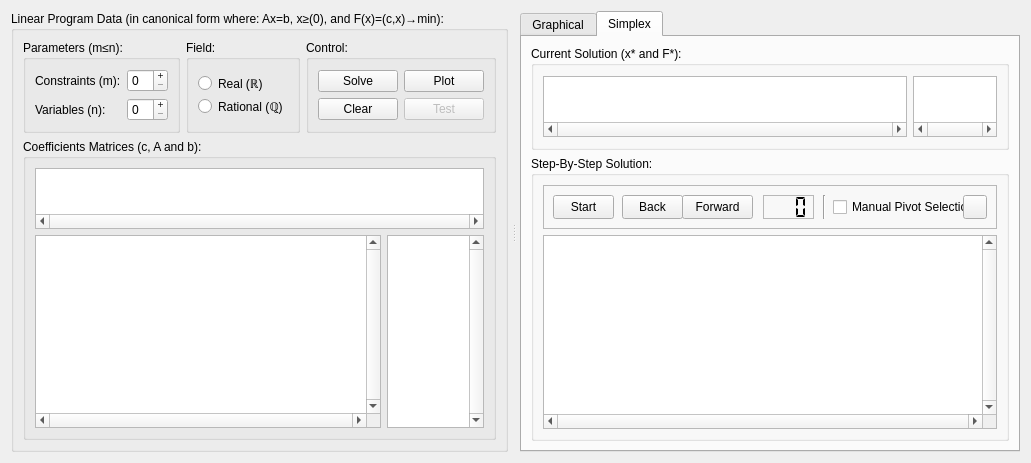
  <widget class="QWidget" name="centralWidget">
   <layout class="QGridLayout" name="gridLayout_15">
    <item row="0" column="0">
     <widget class="QSplitter" name="splitter">
      <property name="orientation">
       <enum>Qt::Horizontal</enum>
      </property>
      <property name="handleWidth">
       <number>12</number>
      </property>
      <widget class="QGroupBox" name="groupBox">
       <property name="sizePolicy">
        <sizepolicy hsizetype="Fixed" vsizetype="Expanding">
         <horstretch>0</horstretch>
         <verstretch>0</verstretch>
        </sizepolicy>
       </property>
       <property name="title">
        <string>Linear Program Data (in canonical form where: Ax=b, x≥(0), and F(x)=(c,x)→min):</string>
       </property>
       <layout class="QGridLayout" name="gridLayout_11">
        <item row="0" column="0">
         <layout class="QGridLayout" name="gridLayout_10">
          <item row="1" column="0">
           <widget class="QGroupBox" name="groupBox_4">
            <property name="sizePolicy">
             <sizepolicy hsizetype="Expanding" vsizetype="Expanding">
              <horstretch>0</horstretch>
              <verstretch>0</verstretch>
             </sizepolicy>
            </property>
            <property name="title">
             <string>Coefficients Matrices (c, A and b):</string>
            </property>
            <layout class="QGridLayout" name="gridLayout_7">
             <item row="1" column="0">
              <layout class="QGridLayout" name="gridLayout_5">
               <item row="1" column="0">
                <layout class="QGridLayout" name="gridLayout_6">
                 <item row="0" column="0">
                  <widget class="QTableView" name="program_constrsCoeffsTableView">
                   <property name="sizePolicy">
                    <sizepolicy hsizetype="Expanding" vsizetype="Expanding">
                     <horstretch>1</horstretch>
                     <verstretch>1</verstretch>
                    </sizepolicy>
                   </property>
                   <property name="minimumSize">
                    <size>
                     <width>0</width>
                     <height>88</height>
                    </size>
                   </property>
                   <property name="verticalScrollBarPolicy">
                    <enum>Qt::ScrollBarAlwaysOn</enum>
                   </property>
                   <property name="horizontalScrollBarPolicy">
                    <enum>Qt::ScrollBarAlwaysOn</enum>
                   </property>
                   <property name="alternatingRowColors">
                    <bool>true</bool>
                   </property>
                   <property name="selectionMode">
                    <enum>QAbstractItemView::NoSelection</enum>
                   </property>
                   <property name="verticalScrollMode">
                    <enum>QAbstractItemView::ScrollPerPixel</enum>
                   </property>
                   <property name="horizontalScrollMode">
                    <enum>QAbstractItemView::ScrollPerPixel</enum>
                   </property>
                   <property name="cornerButtonEnabled">
                    <bool>true</bool>
                   </property>
                   <attribute name="horizontalHeaderDefaultSectionSize">
                    <number>40</number>
                   </attribute>
                   <attribute name="horizontalHeaderMinimumSectionSize">
                    <number>34</number>
                   </attribute>
                   <attribute name="verticalHeaderDefaultSectionSize">
                    <number>28</number>
                   </attribute>
                  </widget>
                 </item>
                 <item row="0" column="1">
                  <widget class="QTableView" name="program_constrsRHSTableView">
                   <property name="sizePolicy">
                    <sizepolicy hsizetype="Maximum" vsizetype="Expanding">
                     <horstretch>0</horstretch>
                     <verstretch>1</verstretch>
                    </sizepolicy>
                   </property>
                   <property name="minimumSize">
                    <size>
                     <width>0</width>
                     <height>88</height>
                    </size>
                   </property>
                   <property name="maximumSize">
                    <size>
                     <width>97</width>
                     <height>16777215</height>
                    </size>
                   </property>
                   <property name="verticalScrollBarPolicy">
                    <enum>Qt::ScrollBarAlwaysOn</enum>
                   </property>
                   <property name="alternatingRowColors">
                    <bool>true</bool>
                   </property>
                   <property name="selectionMode">
                    <enum>QAbstractItemView::NoSelection</enum>
                   </property>
                   <property name="verticalScrollMode">
                    <enum>QAbstractItemView::ScrollPerPixel</enum>
                   </property>
                   <property name="horizontalScrollMode">
                    <enum>QAbstractItemView::ScrollPerPixel</enum>
                   </property>
                   <property name="cornerButtonEnabled">
                    <bool>true</bool>
                   </property>
                   <attribute name="horizontalHeaderDefaultSectionSize">
                    <number>70</number>
                   </attribute>
                   <attribute name="horizontalHeaderMinimumSectionSize">
                    <number>70</number>
                   </attribute>
                   <attribute name="verticalHeaderDefaultSectionSize">
                    <number>28</number>
                   </attribute>
                  </widget>
                 </item>
                </layout>
               </item>
               <item row="0" column="0">
                <widget class="QTableView" name="program_objFuncCoeffsTableView">
                 <property name="sizePolicy">
                  <sizepolicy hsizetype="Expanding" vsizetype="Maximum">
                   <horstretch>1</horstretch>
                   <verstretch>0</verstretch>
                  </sizepolicy>
                 </property>
                 <property name="minimumSize">
                  <size>
                   <width>0</width>
                   <height>0</height>
                  </size>
                 </property>
                 <property name="maximumSize">
                  <size>
                   <width>16777215</width>
                   <height>61</height>
                  </size>
                 </property>
                 <property name="baseSize">
                  <size>
                   <width>0</width>
                   <height>0</height>
                  </size>
                 </property>
                 <property name="horizontalScrollBarPolicy">
                  <enum>Qt::ScrollBarAlwaysOn</enum>
                 </property>
                 <property name="selectionMode">
                  <enum>QAbstractItemView::NoSelection</enum>
                 </property>
                 <property name="verticalScrollMode">
                  <enum>QAbstractItemView::ScrollPerPixel</enum>
                 </property>
                 <property name="horizontalScrollMode">
                  <enum>QAbstractItemView::ScrollPerPixel</enum>
                 </property>
                 <attribute name="horizontalHeaderDefaultSectionSize">
                  <number>40</number>
                 </attribute>
                 <attribute name="horizontalHeaderMinimumSectionSize">
                  <number>34</number>
                 </attribute>
                 <attribute name="verticalHeaderDefaultSectionSize">
                  <number>28</number>
                 </attribute>
                 <attribute name="verticalHeaderMinimumSectionSize">
                  <number>28</number>
                 </attribute>
                </widget>
               </item>
              </layout>
             </item>
            </layout>
           </widget>
          </item>
          <item row="0" column="0">
           <layout class="QGridLayout" name="gridLayout">
            <item row="0" column="0">
             <widget class="QGroupBox" name="groupBox_1">
              <property name="sizePolicy">
               <sizepolicy hsizetype="Fixed" vsizetype="Minimum">
                <horstretch>0</horstretch>
                <verstretch>0</verstretch>
               </sizepolicy>
              </property>
              <property name="title">
               <string>Parameters (m≤n):</string>
              </property>
              <layout class="QGridLayout" name="gridLayout_2">
               <item row="0" column="1">
                <layout class="QFormLayout" name="formLayout">
                 <item row="0" column="0">
                  <widget class="QLabel" name="label">
                   <property name="sizePolicy">
                    <sizepolicy hsizetype="Fixed" vsizetype="Minimum">
                     <horstretch>0</horstretch>
                     <verstretch>0</verstretch>
                    </sizepolicy>
                   </property>
                   <property name="text">
                    <string>Constraints (m):</string>
                   </property>
                  </widget>
                 </item>
                 <item row="0" column="1">
                  <widget class="QSpinBox" name="program_constrsSpinBox">
                   <property name="sizePolicy">
                    <sizepolicy hsizetype="Fixed" vsizetype="Fixed">
                     <horstretch>0</horstretch>
                     <verstretch>0</verstretch>
                    </sizepolicy>
                   </property>
                   <property name="buttonSymbols">
                    <enum>QAbstractSpinBox::PlusMinus</enum>
                   </property>
                  </widget>
                 </item>
                 <item row="1" column="0">
                  <widget class="QLabel" name="label_2">
                   <property name="sizePolicy">
                    <sizepolicy hsizetype="Fixed" vsizetype="Minimum">
                     <horstretch>0</horstretch>
                     <verstretch>0</verstretch>
                    </sizepolicy>
                   </property>
                   <property name="text">
                    <string>Variables (n):</string>
                   </property>
                  </widget>
                 </item>
                 <item row="1" column="1">
                  <widget class="QSpinBox" name="program_varsSpinBox">
                   <property name="sizePolicy">
                    <sizepolicy hsizetype="Fixed" vsizetype="Fixed">
                     <horstretch>0</horstretch>
                     <verstretch>0</verstretch>
                    </sizepolicy>
                   </property>
                   <property name="buttonSymbols">
                    <enum>QAbstractSpinBox::PlusMinus</enum>
                   </property>
                  </widget>
                 </item>
                </layout>
               </item>
              </layout>
             </widget>
            </item>
            <item row="0" column="1">
             <widget class="QGroupBox" name="groupBox_2">
              <property name="sizePolicy">
               <sizepolicy hsizetype="Fixed" vsizetype="Minimum">
                <horstretch>0</horstretch>
                <verstretch>0</verstretch>
               </sizepolicy>
              </property>
              <property name="title">
               <string>Field:</string>
              </property>
              <layout class="QGridLayout" name="gridLayout_14">
               <item row="0" column="0">
                <layout class="QGridLayout" name="gridLayout_13">
                 <property name="spacing">
                  <number>0</number>
                 </property>
                 <item row="1" column="0">
                  <widget class="QRadioButton" name="program_rationalRadioButton">
                   <property name="sizePolicy">
                    <sizepolicy hsizetype="Fixed" vsizetype="Fixed">
                     <horstretch>0</horstretch>
                     <verstretch>0</verstretch>
                    </sizepolicy>
                   </property>
                   <property name="text">
                    <string>Rational (ℚ)</string>
                   </property>
                  </widget>
                 </item>
                 <item row="0" column="0">
                  <widget class="QRadioButton" name="program_realRadioButton">
                   <property name="sizePolicy">
                    <sizepolicy hsizetype="Fixed" vsizetype="Fixed">
                     <horstretch>0</horstretch>
                     <verstretch>0</verstretch>
                    </sizepolicy>
                   </property>
                   <property name="text">
                    <string>Real (ℝ)</string>
                   </property>
                  </widget>
                 </item>
                </layout>
               </item>
              </layout>
             </widget>
            </item>
            <item row="0" column="2">
             <widget class="QGroupBox" name="groupBox_3">
              <property name="sizePolicy">
               <sizepolicy hsizetype="Fixed" vsizetype="Minimum">
                <horstretch>0</horstretch>
                <verstretch>0</verstretch>
               </sizepolicy>
              </property>
              <property name="title">
               <string>Control:</string>
              </property>
              <layout class="QGridLayout" name="gridLayout_4">
               <item row="0" column="0">
                <layout class="QGridLayout" name="gridLayout_3">
                 <item row="0" column="1">
                  <widget class="QPushButton" name="control_solveGraphicalPushButton">
                   <property name="sizePolicy">
                    <sizepolicy hsizetype="Fixed" vsizetype="Fixed">
                     <horstretch>0</horstretch>
                     <verstretch>0</verstretch>
                    </sizepolicy>
                   </property>
                   <property name="text">
                    <string>Plot</string>
                   </property>
                   <property name="icon">
                    <iconset>
                     <normalon>:/icons/@16/document-page-setup.png</normalon>
                    </iconset>
                   </property>
                  </widget>
                 </item>
                 <item row="0" column="0">
                  <widget class="QPushButton" name="control_solveSimplexPushButton">
                   <property name="sizePolicy">
                    <sizepolicy hsizetype="Fixed" vsizetype="Fixed">
                     <horstretch>0</horstretch>
                     <verstretch>0</verstretch>
                    </sizepolicy>
                   </property>
                   <property name="text">
                    <string>Solve</string>
                   </property>
                   <property name="icon">
                    <iconset>
                     <normalon>:/icons/@16/view-sort-ascending(2).png</normalon>
                    </iconset>
                   </property>
                  </widget>
                 </item>
                 <item row="1" column="0">
                  <widget class="QPushButton" name="control_clearPushButton">
                   <property name="sizePolicy">
                    <sizepolicy hsizetype="Fixed" vsizetype="Fixed">
                     <horstretch>0</horstretch>
                     <verstretch>0</verstretch>
                    </sizepolicy>
                   </property>
                   <property name="text">
                    <string>Clear</string>
                   </property>
                   <property name="icon">
                    <iconset>
                     <normalon>:/icons/@16/edit-clear-all.png</normalon>
                    </iconset>
                   </property>
                  </widget>
                 </item>
                 <item row="1" column="1">
                  <widget class="QPushButton" name="control_testPushButton">
                   <property name="enabled">
                    <bool>false</bool>
                   </property>
                   <property name="sizePolicy">
                    <sizepolicy hsizetype="Fixed" vsizetype="Fixed">
                     <horstretch>0</horstretch>
                     <verstretch>0</verstretch>
                    </sizepolicy>
                   </property>
                   <property name="text">
                    <string>Test</string>
                   </property>
                   <property name="icon">
                    <iconset>
                     <normalon>:/icons/@16/mail-mark-junk.png</normalon>
                    </iconset>
                   </property>
                  </widget>
                 </item>
                </layout>
               </item>
              </layout>
             </widget>
            </item>
           </layout>
          </item>
         </layout>
        </item>
       </layout>
      </widget>
      <widget class="QTabWidget" name="detailsTabWidget">
       <property name="currentIndex">
        <number>1</number>
       </property>
       <widget class="QWidget" name="graphicalMethodTab">
        <attribute name="icon">
         <iconset>
          <normalon>:/icons/@16/document-page-setup.png</normalon>
         </iconset>
        </attribute>
        <attribute name="title">
         <string>Graphical</string>
        </attribute>
        <layout class="QGridLayout" name="gridLayout_12">
         <item row="0" column="0">
          <widget class="QGroupBox" name="groupBox_5">
           <property name="sizePolicy">
            <sizepolicy hsizetype="Expanding" vsizetype="Expanding">
             <horstretch>1</horstretch>
             <verstretch>0</verstretch>
            </sizepolicy>
           </property>
           <property name="title">
            <string>Solution Plot:</string>
           </property>
           <layout class="QGridLayout" name="gridLayout_9">
            <property name="leftMargin">
             <number>0</number>
            </property>
            <property name="topMargin">
             <number>0</number>
            </property>
            <property name="rightMargin">
             <number>0</number>
            </property>
            <property name="bottomMargin">
             <number>0</number>
            </property>
            <item row="0" column="0">
             <layout class="QGridLayout" name="gridLayout_8" rowstretch="0" columnstretch="0">
              <item row="0" column="0">
               <widget class="QCustomPlot" name="graphical_solutionPlotQCustomPlot" native="true">
                <property name="sizePolicy">
                 <sizepolicy hsizetype="Expanding" vsizetype="Expanding">
                  <horstretch>0</horstretch>
                  <verstretch>0</verstretch>
                 </sizepolicy>
                </property>
                <property name="minimumSize">
                 <size>
                  <width>350</width>
                  <height>250</height>
                 </size>
                </property>
               </widget>
              </item>
             </layout>
            </item>
           </layout>
          </widget>
         </item>
        </layout>
       </widget>
       <widget class="QWidget" name="simplexMethodTab">
        <attribute name="title">
         <string>Simplex</string>
        </attribute>
        <layout class="QGridLayout" name="gridLayout_17">
         <item row="0" column="0">
          <layout class="QGridLayout" name="gridLayout_16">
           <item row="0" column="0">
            <widget class="QGroupBox" name="groupBox_6">
             <property name="sizePolicy">
              <sizepolicy hsizetype="Expanding" vsizetype="Fixed">
               <horstretch>0</horstretch>
               <verstretch>0</verstretch>
              </sizepolicy>
             </property>
             <property name="minimumSize">
              <size>
               <width>0</width>
               <height>104</height>
              </size>
             </property>
             <property name="title">
              <string>Current Solution (x* and F*):</string>
             </property>
             <layout class="QGridLayout" name="gridLayout_19">
              <item row="0" column="0">
               <layout class="QGridLayout" name="gridLayout_18">
                <item row="0" column="0">
                 <widget class="QTableView" name="simplex_solutionVectorTableView">
                  <property name="sizePolicy">
                   <sizepolicy hsizetype="Expanding" vsizetype="Fixed">
                    <horstretch>0</horstretch>
                    <verstretch>0</verstretch>
                   </sizepolicy>
                  </property>
                  <property name="minimumSize">
                   <size>
                    <width>0</width>
                    <height>61</height>
                   </size>
                  </property>
                  <property name="maximumSize">
                   <size>
                    <width>16777215</width>
                    <height>61</height>
                   </size>
                  </property>
                  <property name="horizontalScrollBarPolicy">
                   <enum>Qt::ScrollBarAlwaysOn</enum>
                  </property>
                  <property name="selectionMode">
                   <enum>QAbstractItemView::NoSelection</enum>
                  </property>
                  <property name="verticalScrollMode">
                   <enum>QAbstractItemView::ScrollPerPixel</enum>
                  </property>
                  <property name="horizontalScrollMode">
                   <enum>QAbstractItemView::ScrollPerPixel</enum>
                  </property>
                  <attribute name="horizontalHeaderDefaultSectionSize">
                   <number>40</number>
                  </attribute>
                  <attribute name="horizontalHeaderMinimumSectionSize">
                   <number>34</number>
                  </attribute>
                  <attribute name="verticalHeaderDefaultSectionSize">
                   <number>28</number>
                  </attribute>
                  <attribute name="verticalHeaderMinimumSectionSize">
                   <number>28</number>
                  </attribute>
                 </widget>
                </item>
                <item row="0" column="1">
                 <widget class="QTableView" name="simplex_objectiveValueTableView">
                  <property name="sizePolicy">
                   <sizepolicy hsizetype="Fixed" vsizetype="Fixed">
                    <horstretch>0</horstretch>
                    <verstretch>0</verstretch>
                   </sizepolicy>
                  </property>
                  <property name="minimumSize">
                   <size>
                    <width>0</width>
                    <height>61</height>
                   </size>
                  </property>
                  <property name="maximumSize">
                   <size>
                    <width>84</width>
                    <height>61</height>
                   </size>
                  </property>
                  <property name="horizontalScrollBarPolicy">
                   <enum>Qt::ScrollBarAlwaysOn</enum>
                  </property>
                  <property name="selectionMode">
                   <enum>QAbstractItemView::NoSelection</enum>
                  </property>
                  <property name="verticalScrollMode">
                   <enum>QAbstractItemView::ScrollPerPixel</enum>
                  </property>
                  <property name="horizontalScrollMode">
                   <enum>QAbstractItemView::ScrollPerPixel</enum>
                  </property>
                  <attribute name="horizontalHeaderDefaultSectionSize">
                   <number>65</number>
                  </attribute>
                  <attribute name="horizontalHeaderMinimumSectionSize">
                   <number>65</number>
                  </attribute>
                  <attribute name="verticalHeaderDefaultSectionSize">
                   <number>28</number>
                  </attribute>
                  <attribute name="verticalHeaderMinimumSectionSize">
                   <number>28</number>
                  </attribute>
                 </widget>
                </item>
               </layout>
              </item>
             </layout>
            </widget>
           </item>
           <item row="1" column="0">
            <widget class="QGroupBox" name="groupBox_7">
             <property name="sizePolicy">
              <sizepolicy hsizetype="Expanding" vsizetype="Expanding">
               <horstretch>0</horstretch>
               <verstretch>0</verstretch>
              </sizepolicy>
             </property>
             <property name="title">
              <string>Step-By-Step Solution:</string>
             </property>
             <layout class="QGridLayout" name="gridLayout_21">
              <item row="0" column="0">
               <layout class="QGridLayout" name="gridLayout_20">
                <item row="0" column="0">
                 <widget class="QFrame" name="frame">
                  <property name="sizePolicy">
                   <sizepolicy hsizetype="Preferred" vsizetype="Fixed">
                    <horstretch>0</horstretch>
                    <verstretch>0</verstretch>
                   </sizepolicy>
                  </property>
                  <property name="minimumSize">
                   <size>
                    <width>454</width>
                    <height>44</height>
                   </size>
                  </property>
                  <property name="frameShape">
                   <enum>QFrame::StyledPanel</enum>
                  </property>
                  <widget class="QPushButton" name="simplex_startPushButton">
                   <property name="geometry">
                    <rect>
                     <x>10</x>
                     <y>10</y>
                     <width>61</width>
                     <height>24</height>
                    </rect>
                   </property>
                   <property name="sizePolicy">
                    <sizepolicy hsizetype="Fixed" vsizetype="Fixed">
                     <horstretch>0</horstretch>
                     <verstretch>0</verstretch>
                    </sizepolicy>
                   </property>
                   <property name="minimumSize">
                    <size>
                     <width>0</width>
                     <height>0</height>
                    </size>
                   </property>
                   <property name="text">
                    <string>Start</string>
                   </property>
                   <property name="icon">
                    <iconset>
                     <normalon>:/icons/@16/go-up.png</normalon>
                    </iconset>
                   </property>
                  </widget>
                  <widget class="QPushButton" name="simplex_stepBackPushButton">
                   <property name="geometry">
                    <rect>
                     <x>79</x>
                     <y>10</y>
                     <width>61</width>
                     <height>24</height>
                    </rect>
                   </property>
                   <property name="sizePolicy">
                    <sizepolicy hsizetype="Fixed" vsizetype="Fixed">
                     <horstretch>0</horstretch>
                     <verstretch>0</verstretch>
                    </sizepolicy>
                   </property>
                   <property name="minimumSize">
                    <size>
                     <width>0</width>
                     <height>0</height>
                    </size>
                   </property>
                   <property name="text">
                    <string>Back</string>
                   </property>
                   <property name="icon">
                    <iconset>
                     <normalon>:/icons/@16/go-previous.png</normalon>
                    </iconset>
                   </property>
                  </widget>
                  <widget class="QPushButton" name="simplex_stepForwardPushButton">
                   <property name="geometry">
                    <rect>
                     <x>139</x>
                     <y>10</y>
                     <width>71</width>
                     <height>24</height>
                    </rect>
                   </property>
                   <property name="sizePolicy">
                    <sizepolicy hsizetype="Fixed" vsizetype="Fixed">
                     <horstretch>0</horstretch>
                     <verstretch>0</verstretch>
                    </sizepolicy>
                   </property>
                   <property name="minimumSize">
                    <size>
                     <width>0</width>
                     <height>0</height>
                    </size>
                   </property>
                   <property name="text">
                    <string>Forward</string>
                   </property>
                   <property name="icon">
                    <iconset>
                     <normalon>:/icons/@16/go-next.png</normalon>
                    </iconset>
                   </property>
                  </widget>
                  <widget class="QLCDNumber" name="simplex_iterCountLcdNumber">
                   <property name="geometry">
                    <rect>
                     <x>220</x>
                     <y>10</y>
                     <width>51</width>
                     <height>24</height>
                    </rect>
                   </property>
                   <property name="frameShape">
                    <enum>QFrame::StyledPanel</enum>
                   </property>
                   <property name="smallDecimalPoint">
                    <bool>true</bool>
                   </property>
                   <property name="digitCount">
                    <number>3</number>
                   </property>
                   <property name="segmentStyle">
                    <enum>QLCDNumber::Flat</enum>
                   </property>
                  </widget>
                  <widget class="QCheckBox" name="simplex_manualPivotCheckBox">
                   <property name="geometry">
                    <rect>
                     <x>290</x>
                     <y>10</y>
                     <width>131</width>
                     <height>24</height>
                    </rect>
                   </property>
                   <property name="sizePolicy">
                    <sizepolicy hsizetype="Fixed" vsizetype="Fixed">
                     <horstretch>0</horstretch>
                     <verstretch>0</verstretch>
                    </sizepolicy>
                   </property>
                   <property name="text">
                    <string>Manual Pivot Selection</string>
                   </property>
                  </widget>
                  <widget class="QPushButton" name="simplex_pivotHintPushButton">
                   <property name="geometry">
                    <rect>
                     <x>420</x>
                     <y>10</y>
                     <width>24</width>
                     <height>24</height>
                    </rect>
                   </property>
                   <property name="text">
                    <string/>
                   </property>
                   <property name="icon">
                    <iconset>
                     <normalon>:/icons/@16/x-office-spreadsheet-template.png</normalon>
                    </iconset>
                   </property>
                  </widget>
                  <widget class="Line" name="line">
                   <property name="geometry">
                    <rect>
                     <x>280</x>
                     <y>10</y>
                     <width>3</width>
                     <height>24</height>
                    </rect>
                   </property>
                   <property name="orientation">
                    <enum>Qt::Vertical</enum>
                   </property>
                  </widget>
                 </widget>
                </item>
                <item row="1" column="0">
                 <widget class="QTableView" name="simplex_simplexTableauTableView">
                  <property name="verticalScrollBarPolicy">
                   <enum>Qt::ScrollBarAlwaysOn</enum>
                  </property>
                  <property name="horizontalScrollBarPolicy">
                   <enum>Qt::ScrollBarAlwaysOn</enum>
                  </property>
                  <property name="alternatingRowColors">
                   <bool>true</bool>
                  </property>
                  <property name="selectionMode">
                   <enum>QAbstractItemView::SingleSelection</enum>
                  </property>
                  <property name="verticalScrollMode">
                   <enum>QAbstractItemView::ScrollPerPixel</enum>
                  </property>
                  <property name="horizontalScrollMode">
                   <enum>QAbstractItemView::ScrollPerPixel</enum>
                  </property>
                  <attribute name="horizontalHeaderDefaultSectionSize">
                   <number>40</number>
                  </attribute>
                  <attribute name="horizontalHeaderMinimumSectionSize">
                   <number>34</number>
                  </attribute>
                  <attribute name="verticalHeaderDefaultSectionSize">
                   <number>28</number>
                  </attribute>
                 </widget>
                </item>
               </layout>
              </item>
             </layout>
            </widget>
           </item>
          </layout>
         </item>
        </layout>
       </widget>
      </widget>
     </widget>
    </item>
   </layout>
  </widget>
